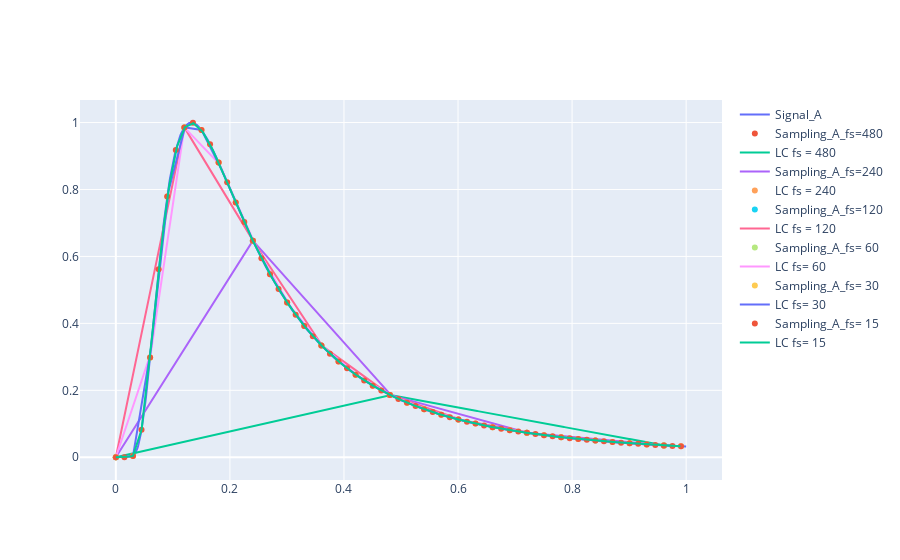

Notebook source saved alongside this figure:
### Markdown cell above
#### Visualize

### Code cell
fig = go.Figure()
N = 1000
x_axis = np.linspace(0 , 1, N)

fig.add_traces(go.Scatter( 
                        x = x_axis, y = signal_A, mode='lines', name= 'Signal_A'))

fig.add_traces(go.Scatter( 
                        x = x_axis, y = sampling(signal_A, 480)['num'], mode='markers', name= 'Sampling_A_fs=480'))
fig.add_traces(go.Scatter( 
                        x = x_axis, y = y_missing_480, mode='lines', name= 'LC fs = 480'))

fig.add_traces(go.Scatter( 
                        x = x_axis, y = y_missing_240, mode='lines', name= 'Sampling_A_fs=240'))
fig.add_traces(go.Scatter( 
                        x = x_axis, y = sampling(signal_A, 240)['num'], mode='markers', name= 'LC fs = 240'))

fig.add_traces(go.Scatter( 
                        x = x_axis, y = sampling(signal_A, 120)['num'], mode='markers', name= 'Sampling_A_fs=120'))
fig.add_traces(go.Scatter( 
                        x = x_axis, y = y_missing_120, mode='lines', name= 'LC fs = 120'))

fig.add_traces(go.Scatter( 
                        x = x_axis, y = sampling(signal_A, 60)['num'], mode='markers', name= 'Sampling_A_fs= 60'))
fig.add_traces(go.Scatter( 
                        x = x_axis, y = y_missing_60, mode='lines', name= 'LC fs= 60'))


fig.add_traces(go.Scatter( 
                        x = x_axis, y = sampling(signal_A, 30)['num'], mode='markers', name= 'Sampling_A_fs= 30'))
fig.add_traces(go.Scatter( 
                        x = x_axis, y = y_missing_30, mode='lines', name= 'LC fs= 30'))

fig.add_traces(go.Scatter( 
                        x = x_axis, y = sampling(signal_A, 15)['num'], mode='markers', name= 'Sampling_A_fs= 15'))
fig.add_traces(go.Scatter( 
                        x = x_axis, y = y_missing_15, mode='lines', name= 'LC fs= 15'))

### Figure 1 — Plotly figure (JSON) as saved in the notebook; plotly's stock layout.template omitted (floating-point values rounded to 4 significant figures; data arrays with more than 128 entries replaced by an {"elided": "..."} marker saying what was removed)
{"data": [{"mode": "lines", "name": "Signal_A", "type": "scatter", "x": {"elided": "1000 float values"}, "y": {"elided": "1000 float values"}}, {"mode": "markers", "name": "Sampling_A_fs=480", "type": "scatter", "x": {"elided": "1000 float values"}, "y": {"elided": "1000 float values"}}, {"mode": "lines", "name": "LC fs = 480", "type": "scatter", "x": {"elided": "1000 float values"}, "y": {"elided": "960 float values"}}, {"mode": "lines", "name": "Sampling_A_fs=240", "type": "scatter", "x": {"elided": "1000 float values"}, "y": {"elided": "960 float values"}}, {"mode": "markers", "name": "LC fs = 240", "type": "scatter", "x": {"elided": "1000 float values"}, "y": {"elided": "1000 float values"}}, {"mode": "markers", "name": "Sampling_A_fs=120", "type": "scatter", "x": {"elided": "1000 float values"}, "y": {"elided": "1000 float values"}}, {"mode": "lines", "name": "LC fs = 120", "type": "scatter", "x": {"elided": "1000 float values"}, "y": {"elided": "960 float values"}}, {"mode": "markers", "name": "Sampling_A_fs= 60", "type": "scatter", "x": {"elided": "1000 float values"}, "y": {"elided": "1000 float values"}}, {"mode": "lines", "name": "LC fs= 60", "type": "scatter", "x": {"elided": "1000 float values"}, "y": {"elided": "960 float values"}}, {"mode": "markers", "name": "Sampling_A_fs= 30", "type": "scatter", "x": {"elided": "1000 float values"}, "y": {"elided": "1000 float values"}}, {"mode": "lines", "name": "LC fs= 30", "type": "scatter", "x": {"elided": "1000 float values"}, "y": {"elided": "990 float values"}}, {"mode": "markers", "name": "Sampling_A_fs= 15", "type": "scatter", "x": {"elided": "1000 float values"}, "y": {"elided": "1000 float values"}}, {"mode": "lines", "name": "LC fs= 15", "type": "scatter", "x": {"elided": "1000 float values"}, "y": {"elided": "990 float values"}}], "layout": {}}
